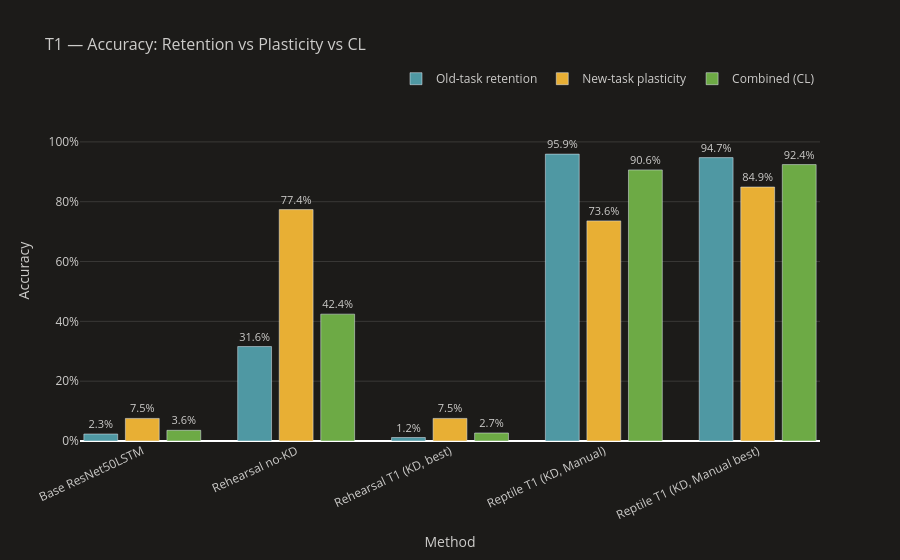

Notebook cell for this chart:
### Code cell
#fig = plot_accuracy(results_t1, task_label="T1")
#fig.show()

### Figure 1 — Plotly figure (JSON) as saved in the notebook; plotly's stock layout.template omitted (floating-point values rounded to 4 significant figures)
{"data": [{"cliponaxis": false, "marker": {"color": "#4f98a3"}, "name": "Old-task retention", "text": ["2.3%", "31.6%", "1.2%", "95.9%", "94.7%"], "textfont": {"color": "#cdccca", "size": 11}, "textposition": "outside", "type": "bar", "width": 0.22, "x": [-0.27, 0.73, 1.73, 2.73, 3.73], "y": [0.02339, 0.3158, 0.0117, 0.9591, 0.9474]}, {"cliponaxis": false, "marker": {"color": "#e8af34"}, "name": "New-task plasticity", "text": ["7.5%", "77.4%", "7.5%", "73.6%", "84.9%"], "textfont": {"color": "#cdccca", "size": 11}, "textposition": "outside", "type": "bar", "width": 0.22, "x": [0, 1, 2, 3, 4], "y": [0.07547, 0.7736, 0.07547, 0.7358, 0.8491]}, {"cliponaxis": false, "marker": {"color": "#6daa45"}, "name": "Combined (CL)", "text": ["3.6%", "42.4%", "2.7%", "90.6%", "92.4%"], "textfont": {"color": "#cdccca", "size": 11}, "textposition": "outside", "type": "bar", "width": 0.22, "x": [0.27, 1.27, 2.27, 3.27, 4.27], "y": [0.03571, 0.4241, 0.02679, 0.9062, 0.9241]}], "layout": {"barmode": "group", "font": {"color": "#cdccca"}, "legend": {"bgcolor": "rgba(0,0,0,0)", "font": {"size": 12}, "orientation": "h", "x": 1, "xanchor": "right", "y": 1.02, "yanchor": "bottom"}, "paper_bgcolor": "#1c1b19", "plot_bgcolor": "#1c1b19", "title": {"font": {"color": "#cdccca", "size": 16}, "text": "T1 — Accuracy: Retention vs Plasticity vs CL"}, "xaxis": {"showgrid": false, "tickangle": -25, "tickfont": {"size": 12}, "ticktext": ["Base ResNet50LSTM", "Rehearsal no-KD", "Rehearsal T1 (KD, best)", "Reptile T1 (KD, Manual)", "Reptile T1 (KD, Manual best)"], "tickvals": [0, 1, 2, 3, 4], "title": {"text": "Method"}}, "yaxis": {"gridcolor": "#393836", "range": [0, 1.14], "tickfont": {"size": 12}, "tickformat": ".0%", "title": {"text": "Accuracy"}}}}
